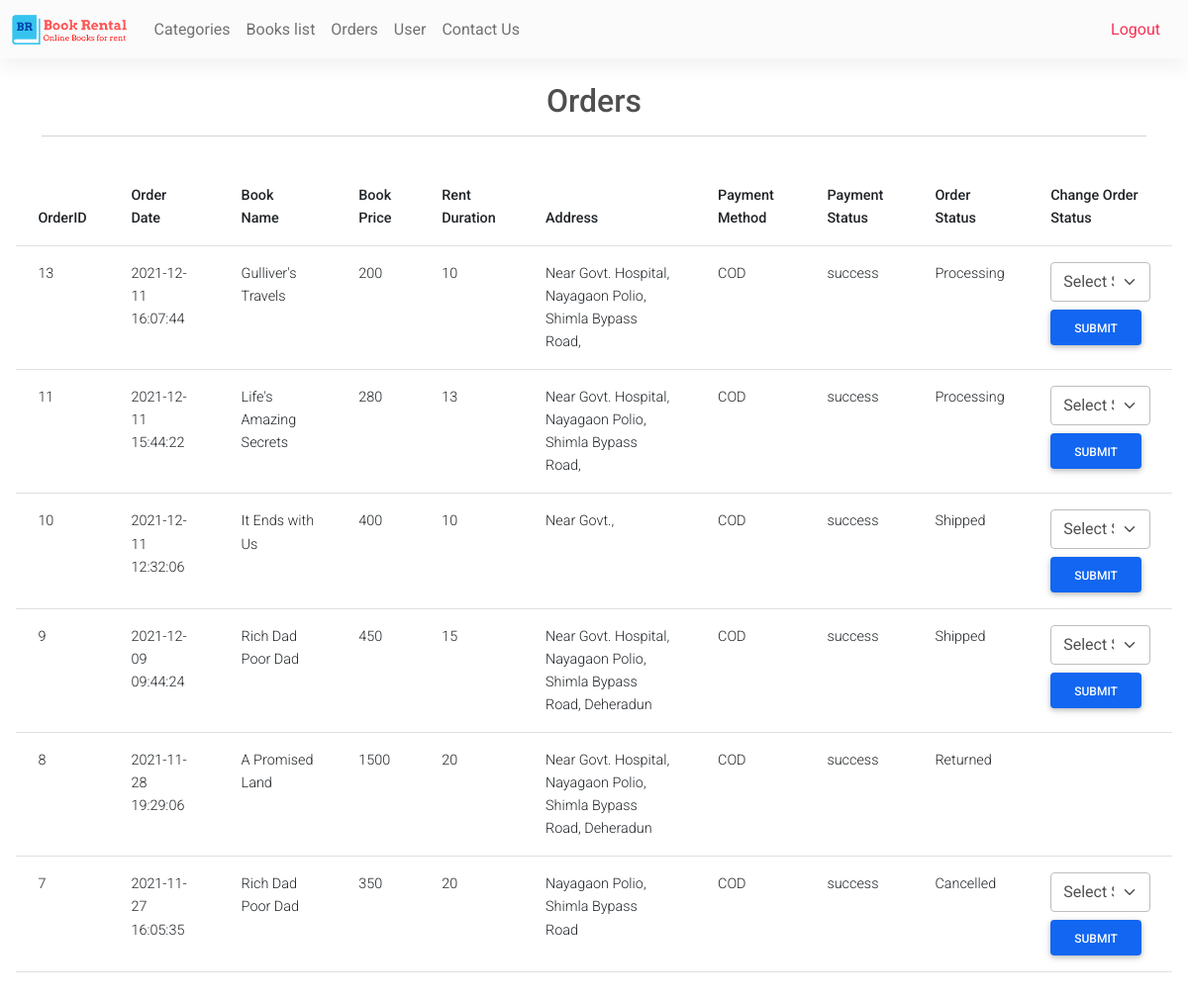
The app's page /Admin/orders.php (signed in) with its own data.
### tables this page shows
CREATE TABLE `orders` (
  `id` int(11) NOT NULL,
  `user_id` int(11) NOT NULL,
  `address` varchar(100) NOT NULL,
  `address2` varchar(100) DEFAULT NULL,
  `pin` int(11) NOT NULL,
  `payment_method` varchar(20) DEFAULT NULL,
  `total` int(11) NOT NULL,
  `payment_status` varchar(20) NOT NULL,
  `order_status` int(11) NOT NULL,
  `date` datetime NOT NULL,
  `duration` int(11) NOT NULL
);

CREATE TABLE `books` (
  `id` int(11) NOT NULL,
  `category_id` int(11) NOT NULL,
  `ISBN` varchar(20) NOT NULL,
  `name` varchar(255) NOT NULL,
  `img` varchar(255) NOT NULL,
  `author` varchar(75) NOT NULL,
  `mrp` int(11) NOT NULL,
  `security` int(11) NOT NULL,
  `rent` int(11) NOT NULL,
  `qty` int(11) NOT NULL,
  `best_seller` int(11) DEFAULT NULL,
  `short_desc` varchar(2000) NOT NULL,
  `description` text NOT NULL,
  `status` tinyint(4) NOT NULL DEFAULT 1,
  `price` int(3) GENERATED ALWAYS AS (coalesce(`security`,0) + coalesce(`rent`,0)) VIRTUAL
);

CREATE TABLE `order_status` (
  `id` int(11) NOT NULL,
  `status_name` varchar(15) NOT NULL
);

### Admin/orders.php (the view, shortened to what this page needs)
<?php require('topNav.php'); ?>
<main>
    <div class="container pt-4">
        <h4 class="fs-2 text-center ">Orders</h4>
        <hr>
    </div>
    <div class="card-body">
        <table class="table">
            <thead>
            <tr>
                <th> OrderID</th>
                <th>Order Date</th>
                <th>Book Name</th>
                <th>Book Price</th>
                <th>Rent Duration</th>
                <th>Address</th>
                <th>Payment Method</th>
                <th>Payment Status</th>
                <th>Order Status</th>
                <th>Change Order Status</th>
            </tr>
            </thead>
            <tbody>
            <?php
              $res = mysqli_query($con, "select orders.*,name,status_name from orders
                                            JOIN order_detail ON orders.id=order_detail.order_id
                                            JOIN books ON order_detail.book_id=books.id
                                            JOIN order_status ON orders.order_status=order_status.id order by date desc ");
              while ($row = mysqli_fetch_assoc($res)) { ?>
                  <tr>
                      <td> <?php echo $row['id'] ?> </td>
                      <td> <?php echo $row['date'] ?> </td>
                      <td> <?php echo $row['name'] ?> </td>
                      <td> <?php echo $row['total'] ?> </td>
                      <td> <?php echo $row['duration'] ?> </td>
                      <td> <?php echo $row['address'] ?>, <?php echo $row['address2'] ?> </td>
                      <td> <?php echo $row['payment_method'] ?> </td>
                      <td> <?php echo $row['payment_status'] ?> </td>
                      <td> <?php echo $row['status_name'] ?> </td>
                      <td>
                        <?php
                          $statusName = $row['status_name'];
                          if ($statusName !== 'Returned') {
                            ?>
                              <form method="post">
                                  <select class="form-select" name="status_id">
                                      <option class="">Select Status</option>
                                  </select>
                                  <input type="submit" VALUE="Submit" class="btn btn btn-primary mt-2">
                              </form>
                          <?php } ?>
                      </td>
                  </tr>
              <?php } ?>
            </tbody>
        </table>
    </div>
</main>
</body>
</html>

### records on screen
orders: id "13", date "2021-12-11 16:07:44", books.name "Gulliver's Travels", total "200", duration "10", address "Near Govt. Hospital, Nayagaon Polio, Shimla Bypass Road", payment_method "COD", payment_status "success", order_status.status_name "Processing"
orders: id "11", date "2021-12-11 15:44:22", books.name "Life's Amazing Secrets", total "280", duration "13", address "Near Govt. Hospital, Nayagaon Polio, Shimla Bypass Road", payment_method "COD", payment_status "success", order_status.status_name "Processing"
orders: id "10", date "2021-12-11 12:32:06", books.name "It Ends with Us", total "400", duration "10", address "Near Govt.", payment_method "COD", payment_status "success", order_status.status_name "Shipped"
orders: id "9", date "2021-12-09 09:44:24", books.name "Rich Dad Poor Dad", total "450", duration "15", address "Near Govt. Hospital, Nayagaon Polio, Shimla Bypass Road", address2 "Deheradun", payment_method "COD", payment_status "success", order_status.status_name "Shipped"
orders: id "8", date "2021-11-28 19:29:06", books.name "A Promised Land", total "1500", duration "20", address "Near Govt. Hospital, Nayagaon Polio, Shimla Bypass Road", address2 "Deheradun", payment_method "COD", payment_status "success", order_status.status_name "Returned"
orders: id "7", date "2021-11-27 16:05:35", books.name "Rich Dad Poor Dad", total "350", duration "20", address "Nayagaon Polio", address2 "Shimla Bypass Road", payment_method "COD", payment_status "success", order_status.status_name "Cancelled"
